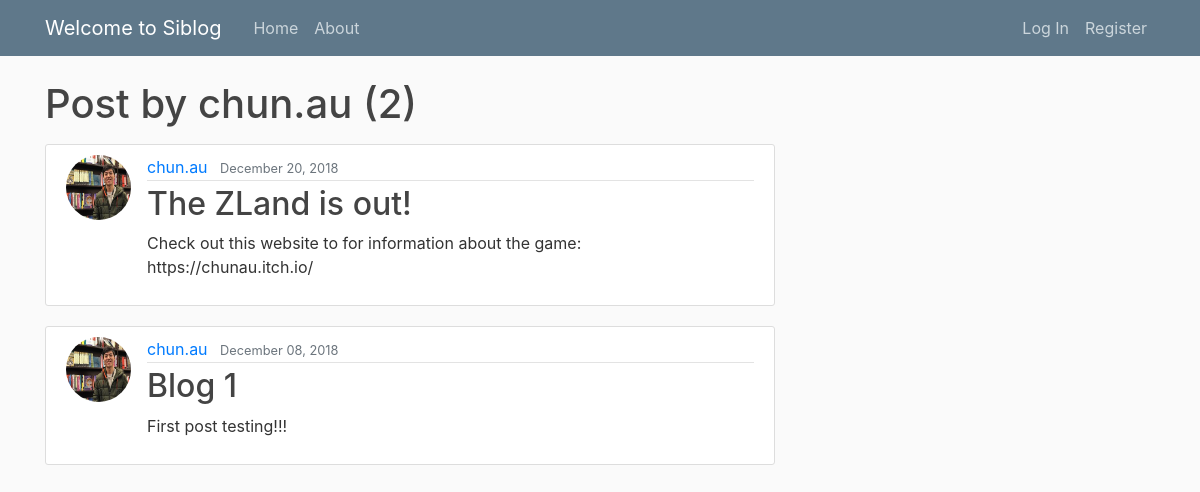
The page /user/chun.au on the database its author committed.
### Siblog/models.py (models this page shows, shortened)
class Post(models.Model):
    title = models.CharField(max_length=100)
    content = models.TextField()
    date_posted = models.DateTimeField(default=timezone.now)
    author = models.ForeignKey(User, on_delete=models.CASCADE)

### users/models.py (models this page shows, shortened)
class Profile(models.Model):
    user = models.OneToOneField(User, on_delete=models.CASCADE)
    image = models.ImageField(default='default.jpg', upload_to='_profile_pics')

### Siblog/views.py (the view)
# urls.py: path('user/<str:username>', UserPostListView.as_view(), name='user-posts'),
class UserPostListView(ListView):
    model = Post
    template_name = 'Siblog/user_posts.html'
    context_object_name = 'posts'
    paginate_by = 5
    def get_queryset(self):
        user = get_object_or_404(User, username=self.kwargs.get('username'))
        return Post.objects.filter(author=user).order_by('-date_posted')

### Siblog/templates/Siblog/user_posts.html (shortened to what this page needs)
{% extends "Siblog/base.html" %}
{% block content %}
    <h1 class="mb-3"> Post by {{ view.kwargs.username }} ({{ page_obj.paginator.count }})</h1>
    {% for post in posts %}
    <article class="media content-section">
      <img class='rounded-circle article-img' src="{{ post.author.profile.image.url }}">
      <div class="media-body">
              <div class="article-metadata">
                <a class="mr-2" href=" {% url 'user-posts' post.author.username %} ">{{ post.author }}</a>
                <small class="text-muted">{{ post.date_posted|date:"F d, Y" }}</small>
              </div>
              <h2><a class="article-title" href="{% url 'post-detail' post.id %}">{{ post.title }}</a></h2>
              <p class="article-content">{{ post.content }}</p>
            </div>
    </article>
    {% endfor %}
{% endblock content %}

### Siblog/static/Siblog/main.css (style rules this page uses)
body { background: #fafafa; color: #333333; margin-top: 5rem; }
h1, h2, h3, h4, h5, h6 { color: #444444; }
.content-section { background: #ffffff; padding: 10px 20px; border: 1px solid #dddddd; border-radius: 3px; margin-bottom: 20px; }
.article-title { color: #444444; }
.article-content { white-space: pre-line; }
.article-img { height: 65px; width: 65px; margin-right: 16px; }
.article-metadata { padding-bottom: 1px; margin-bottom: 4px; border-bottom: 1px solid #e3e3e3 }

### rows shown on the page
Post: author.profile.image (picture), author "chun.au", date_posted "December 20, 2018", title "The ZLand is out!", content "Check out this website to for information about the game: https://chunau.itch.io/"
Post: author.profile.image (picture), author "chun.au", date_posted "December 08, 2018", title "Blog 1", content "First post testing!!!"

### other values the page prints
{{ view.kwargs.username }} "chun.au"
{{ page_obj.paginator.count }} "2"
